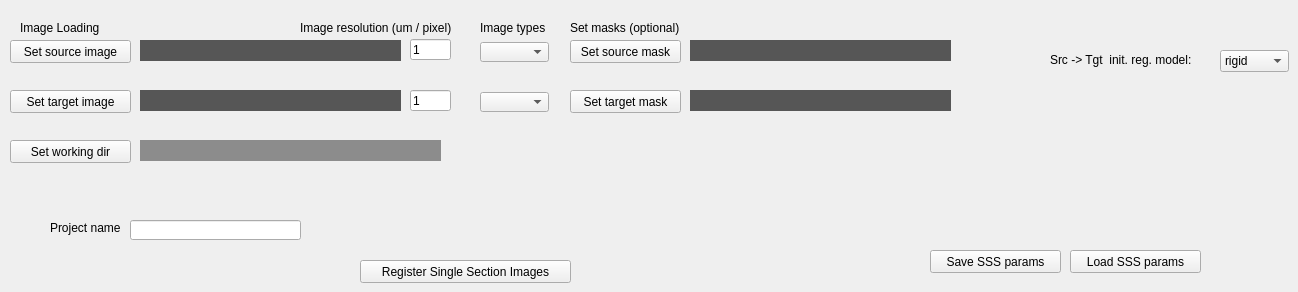
    <widget class="QWidget" name="SingleSec">
     <attribute name="title">
      <string>Single Section Single Image Registration</string>
     </attribute>
     <widget class="QComboBox" name="SSS_target_img_type">
      <property name="geometry">
       <rect>
        <x>480</x>
        <y>92</y>
        <width>69</width>
        <height>20</height>
       </rect>
      </property>
      <property name="currentText">
       <string/>
      </property>
     </widget>
     <widget class="QLabel" name="SSS_Imageloading_overhead">
      <property name="geometry">
       <rect>
        <x>20</x>
        <y>20</y>
        <width>121</width>
        <height>16</height>
       </rect>
      </property>
      <property name="styleSheet">
       <string notr="true">font: 11pt &quot;MS Shell Dlg 2&quot;;</string>
      </property>
      <property name="text">
       <string>Image Loading</string>
      </property>
     </widget>
     <widget class="QLabel" name="SSS_setmasks_overhead">
      <property name="geometry">
       <rect>
        <x>570</x>
        <y>20</y>
        <width>131</width>
        <height>16</height>
       </rect>
      </property>
      <property name="text">
       <string>Set masks (optional)</string>
      </property>
     </widget>
     <widget class="QPushButton" name="SSS_button_source">
      <property name="geometry">
       <rect>
        <x>10</x>
        <y>40</y>
        <width>121</width>
        <height>23</height>
       </rect>
      </property>
      <property name="text">
       <string>Set source image</string>
      </property>
     </widget>
     <widget class="QPushButton" name="SSS_button_tgt_mask">
      <property name="geometry">
       <rect>
        <x>570</x>
        <y>90</y>
        <width>111</width>
        <height>23</height>
       </rect>
      </property>
      <property name="text">
       <string>Set target mask</string>
      </property>
     </widget>
     <widget class="QLabel" name="SSS_textbox_target">
      <property name="geometry">
       <rect>
        <x>140</x>
        <y>90</y>
        <width>261</width>
        <height>21</height>
       </rect>
      </property>
      <property name="styleSheet">
       <string notr="true">background-color: rgb(86, 86, 86);
font: italic 8pt &quot;Arial&quot;;
color: rgb(255, 255, 255);</string>
      </property>
      <property name="text">
       <string/>
      </property>
     </widget>
     <widget class="QLabel" name="SSS_projectname_overhead">
      <property name="geometry">
       <rect>
        <x>50</x>
        <y>220</y>
        <width>81</width>
        <height>16</height>
       </rect>
      </property>
      <property name="text">
       <string>Project name</string>
      </property>
     </widget>
     <widget class="QLabel" name="SSS_type_overhead">
      <property name="geometry">
       <rect>
        <x>480</x>
        <y>20</y>
        <width>81</width>
        <height>16</height>
       </rect>
      </property>
      <property name="text">
       <string>Image types</string>
      </property>
     </widget>
     <widget class="QComboBox" name="SSS_source_img_type">
      <property name="geometry">
       <rect>
        <x>480</x>
        <y>42</y>
        <width>69</width>
        <height>20</height>
       </rect>
      </property>
      <property name="currentText">
       <string/>
      </property>
     </widget>
     <widget class="QPushButton" name="SSS_button_target">
      <property name="geometry">
       <rect>
        <x>10</x>
        <y>90</y>
        <width>121</width>
        <height>23</height>
       </rect>
      </property>
      <property name="text">
       <string>Set target image</string>
      </property>
     </widget>
     <widget class="QPushButton" name="SSS_button_register_images">
      <property name="geometry">
       <rect>
        <x>360</x>
        <y>260</y>
        <width>211</width>
        <height>23</height>
       </rect>
      </property>
      <property name="text">
       <string>Register Single Section Images</string>
      </property>
     </widget>
     <widget class="QLineEdit" name="SSS_textbox_fn">
      <property name="geometry">
       <rect>
        <x>130</x>
        <y>220</y>
        <width>171</width>
        <height>20</height>
       </rect>
      </property>
     </widget>
     <widget class="QPushButton" name="SSS_button_wd">
      <property name="geometry">
       <rect>
        <x>10</x>
        <y>140</y>
        <width>121</width>
        <height>23</height>
       </rect>
      </property>
      <property name="text">
       <string>Set working dir</string>
      </property>
     </widget>
     <widget class="QLabel" name="SSS_textbox_wd">
      <property name="geometry">
       <rect>
        <x>140</x>
        <y>140</y>
        <width>301</width>
        <height>21</height>
       </rect>
      </property>
      <property name="styleSheet">
       <string notr="true">background-color: rgb(140, 140, 140);
color: rgb(255, 255, 255);
font: 75 8pt &quot;Arial&quot;;</string>
      </property>
      <property name="text">
       <string/>
      </property>
     </widget>
     <widget class="QPushButton" name="SSS_button_src_mask">
      <property name="geometry">
       <rect>
        <x>570</x>
        <y>40</y>
        <width>111</width>
        <height>23</height>
       </rect>
      </property>
      <property name="text">
       <string>Set source mask</string>
      </property>
     </widget>
     <widget class="QLabel" name="SSS_textbox_source">
      <property name="geometry">
       <rect>
        <x>140</x>
        <y>40</y>
        <width>261</width>
        <height>21</height>
       </rect>
      </property>
      <property name="styleSheet">
       <string notr="true">background-color: rgb(86, 86, 86);
font: italic 8pt &quot;Arial&quot;;
color: rgb(255, 255, 255);</string>
      </property>
      <property name="text">
       <string/>
      </property>
     </widget>
     <widget class="QLabel" name="SSS_regmodel_s1t1_label">
      <property name="geometry">
       <rect>
        <x>1050</x>
        <y>50</y>
        <width>171</width>
        <height>20</height>
       </rect>
      </property>
      <property name="text">
       <string>Src -&gt; Tgt  init. reg. model:</string>
      </property>
     </widget>
     <widget class="QComboBox" name="SSS_Reg_model1">
      <property name="geometry">
       <rect>
        <x>1220</x>
        <y>50</y>
        <width>69</width>
        <height>22</height>
       </rect>
      </property>
      <item>
       <property name="text">
        <string>rigid</string>
       </property>
      </item>
      <item>
       <property name="text">
        <string>affine</string>
       </property>
      </item>
      <item>
       <property name="text">
        <string>nl</string>
       </property>
      </item>
      <item>
       <property name="text">
        <string>scaled_rigid</string>
       </property>
      </item>
      <item>
       <property name="text">
        <string>import...</string>
       </property>
      </item>
     </widget>
     <widget class="QLineEdit" name="SSS_tgt_reso">
      <property name="geometry">
       <rect>
        <x>410</x>
        <y>90</y>
        <width>41</width>
        <height>21</height>
       </rect>
      </property>
      <property name="text">
       <string>1</string>
      </property>
     </widget>
     <widget class="QLineEdit" name="SSS_src_reso">
      <property name="geometry">
       <rect>
        <x>410</x>
        <y>39</y>
        <width>41</width>
        <height>21</height>
       </rect>
      </property>
      <property name="text">
       <string>1</string>
      </property>
     </widget>
     <widget class="QLabel" name="SSS_type_img_res_label">
      <property name="geometry">
       <rect>
        <x>300</x>
        <y>20</y>
        <width>181</width>
        <height>16</height>
       </rect>
      </property>
      <property name="text">
       <string>Image resolution (um / pixel)</string>
      </property>
     </widget>
     <widget class="QPushButton" name="SSS_save_params">
      <property name="geometry">
       <rect>
        <x>930</x>
        <y>250</y>
        <width>131</width>
        <height>23</height>
       </rect>
      </property>
      <property name="text">
       <string>Save SSS params</string>
      </property>
     </widget>
     <widget class="QPushButton" name="SSS_load_params">
      <property name="geometry">
       <rect>
        <x>1070</x>
        <y>250</y>
        <width>131</width>
        <height>23</height>
       </rect>
      </property>
      <property name="text">
       <string>Load SSS params</string>
      </property>
     </widget>
     <widget class="QLabel" name="SSS_textbox_source_mask">
      <property name="geometry">
       <rect>
        <x>690</x>
        <y>40</y>
        <width>261</width>
        <height>21</height>
       </rect>
      </property>
      <property name="styleSheet">
       <string notr="true">background-color: rgb(86, 86, 86);
font: italic 8pt &quot;Arial&quot;;
color: rgb(255, 255, 255);</string>
      </property>
      <property name="text">
       <string/>
      </property>
     </widget>
     <widget class="QLabel" name="SSS_textbox_target_mask">
      <property name="geometry">
       <rect>
        <x>690</x>
        <y>90</y>
        <width>261</width>
        <height>21</height>
       </rect>
      </property>
      <property name="styleSheet">
       <string notr="true">background-color: rgb(86, 86, 86);
font: italic 8pt &quot;Arial&quot;;
color: rgb(255, 255, 255);</string>
      </property>
      <property name="text">
       <string/>
      </property>
     </widget>
    </widget>
